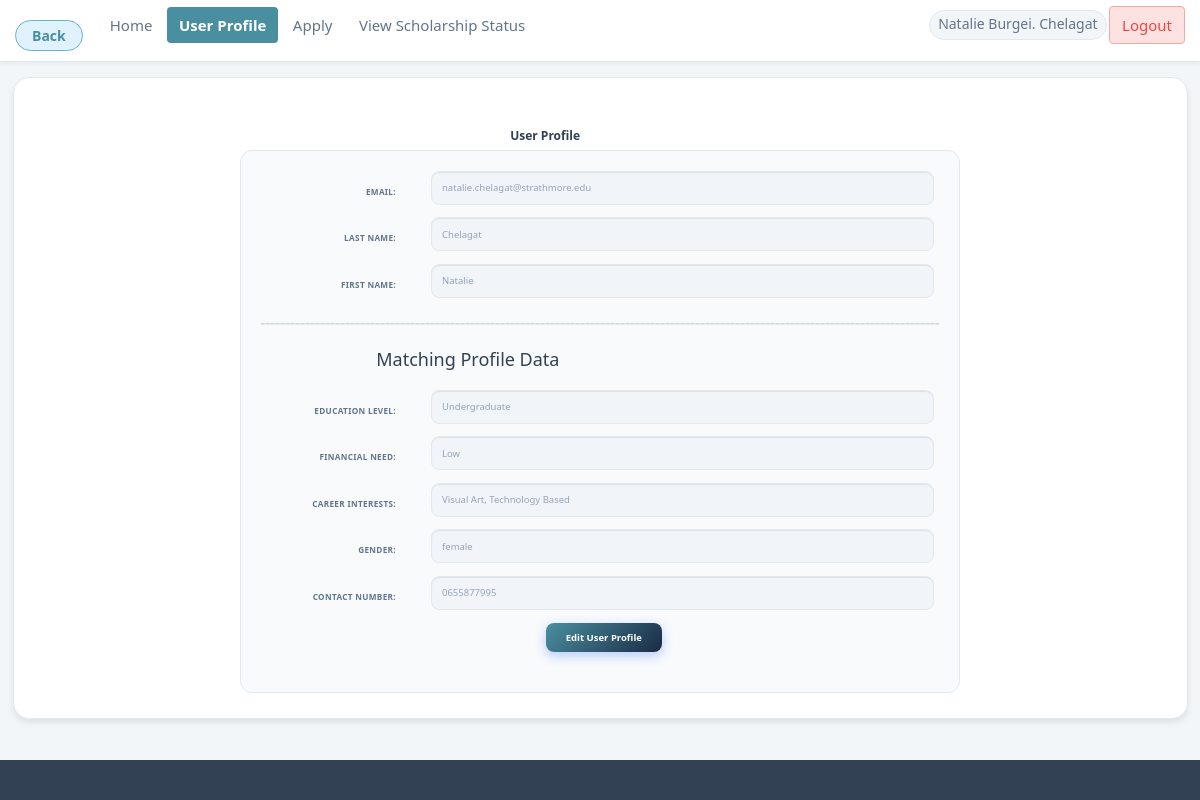
The page /student/tempUserProfile.php (signed in) on the database its author committed.
### tables this page shows
CREATE TABLE `student` (
  `studentID` int(11) NOT NULL AUTO_INCREMENT,
  `upMail` varchar(255) NOT NULL,
  `password` text NOT NULL,
  `firstName` varchar(255) DEFAULT '',
  `middleName` varchar(255) DEFAULT '',
  `lastName` varchar(255) DEFAULT '',
  `nationality` varchar(255) DEFAULT NULL,
  `gender` varchar(255) DEFAULT NULL,
  `birthDate` date DEFAULT NULL,
  `birthPlace` varchar(255) DEFAULT NULL,
  `presStreetAddr` varchar(255) DEFAULT NULL,
  `presProvCity` varchar(255) DEFAULT NULL,
  `presRegion` varchar(255) DEFAULT NULL,
  `permStreetAddr` varchar(255) DEFAULT NULL,
  `permProvCity` varchar(255) DEFAULT NULL,
  `permRegion` varchar(255) DEFAULT NULL,
  `contactNo` varchar(20) DEFAULT NULL,
  `dept` varchar(255) DEFAULT '',
  `college` varchar(255) DEFAULT '',
  `status` varchar(20) NOT NULL DEFAULT 'active',
  `current_level` varchar(255) DEFAULT NULL COMMENT 'Maps to scholarship degree requirements',
  `financial_need` enum('Low','Medium','High','Critical') DEFAULT NULL COMMENT 'Standardized urgency scale',
  `career_interests` varchar(1024) DEFAULT NULL COMMENT 'Comma-separated keywords for matching',
  PRIMARY KEY (`studentID`)
);

### student/tempUserProfile.php (the view, shortened to what this page needs)
<?php
  $conn = getDbConnection();
  $upMail=$firstName=$lastName=$middleName=$nationality=$gender=$birthPlace=$presStreetAddr=$presProvCity=$presRegion=$permProvCity=$permStreetAddr=$permRegion=$contactNo=$phone=$dept=$college=$birthDate=$status= NULL;
  $current_level = $financial_need = $career_interests = NULL;
  $sql = "SELECT * FROM student WHERE studentID = '".$_SESSION['currentUserID']."'";
  $result = $conn->query($sql);
  while($row = $result->fetch_assoc()) {
    $upMail = $row["upMail"];
    $firstName = $row["firstName"];
    $lastName = $row["lastName"];
    $gender = $row["gender"];
    $contactNo = $row["contactNo"];
    $current_level = $row["current_level"] ?? '';
    $financial_need = $row["financial_need"] ?? '';
    $career_interests = $row["career_interests"] ?? '';
  }
  $isProfileComplete = !empty($current_level) && !empty($financial_need) && !empty($career_interests);
  $isOnboardingMode = (isset($_GET['onboarding']) && $_GET['onboarding'] == '1') || !$isProfileComplete;
?>
<!DOCTYPE HTML>
<html>
  <head>
      <link href="../css/bootstrap.min.css" rel="stylesheet">
      <link href="../css/user.css" rel="stylesheet">
      <link href="../css/pages/student.css" rel="stylesheet">
      <link href="../css/pages/student-dashboard.css" rel="stylesheet">
  </head>
  <body class="app-shell">
    <div class="app-page">
        <?php if(!$isOnboardingMode){
          require '../includes/nav-student.php';
        } ?>
        <article id="main">
            <section class="content-card container">
                <div class="content">
                  <section>
                    <header><h1><b style="font-size: 1.2rem; margin: 10% 0% 0% 42%;">User Profile</b></h1></header>
                    <div id="display">
                        <form method="post" action="../backend/userdata.php" class="form-horizontal" role="form">
                            <?php if(!empty($upMail)){ ?>
                              <div class="form-group">
                                <label class="control-label col-sm-2" for="upMail">Email:</label>
                                <div class="col-sm-10"><input type="email" class="form-control" value="<?php echo $upMail;?>" disabled></div>
                              </div>
                            <?php } ?>
                            <?php if(!empty($lastName)){ ?>
                              <div class="form-group">
                                <label class="control-label col-sm-2" for="lastName">Last Name:</label>
                                <div class="col-sm-10"><input type="text" class="form-control" value="<?php echo $lastName;?>" disabled></div>
                              </div>
                            <?php } ?>
                            <?php if(!empty($firstName)){ ?>
                            <div class="form-group">
                              <label class="control-label col-sm-2" for="firstName">First Name:</label>
                              <div class="col-sm-10"><input type="text" class="form-control" value="<?php echo $firstName?>" disabled></div>
                            </div>
                            <?php } ?>
                            <hr style="border-top: 1px dashed #cbd5e1; margin: 25px 0;">
                            <h4 style="margin-left: 17%; color: var(--brand-primary); margin-bottom: 20px;">Matching Profile Data</h4>
                            <?php if(!empty($current_level)){ ?>
                            <div class="form-group">
                              <label class="control-label col-sm-2">Education Level:</label>
                              <div class="col-sm-10"><input type="text" class="form-control" value="<?php echo ucfirst($current_level)?>" disabled></div>
                            </div>
                            <?php } ?>
                            <?php if(!empty($financial_need)){ ?>
                            <div class="form-group">
                              <label class="control-label col-sm-2">Financial Need:</label>
                              <div class="col-sm-10"><input type="text" class="form-control" value="<?php echo $financial_need?>" disabled></div>
                            </div>
                            <?php } ?>
                            <?php if(!empty($career_interests)){ ?>
                            <div class="form-group">
                              <label class="control-label col-sm-2">Career Interests:</label>
                              <div class="col-sm-10"><input type="text" class="form-control" value="<?php echo $career_interests?>" disabled></div>
                            </div>
                            <?php } ?>
                            <?php if(!empty($gender)){ ?>
                            <div class="form-group">
                              <label class="control-label col-sm-2" for="gender">Gender:</label>
                              <div class="col-sm-10"><input type="text" class="form-control" value="<?php echo $gender?>" disabled></div>
                            </div>
                            <?php } ?>
                            <?php if(!empty($contactNo) && $contactNo != '0'){ ?>
                            <div class="form-group">
                              <label class="control-label col-sm-2" for="contactNo">Contact Number:</label>
                              <div class="col-sm-10"><input type="text" class="form-control" value="<?php echo $contactNo?>" disabled></div>
                            </div>
                            <?php } ?>
                        </form>
                        <button id="showDivButton" style="margin:2% 0% 3% 42%;" type="button" class="btn btn-primary">Edit User Profile</button>
                    </div>
                  </section>
                </div>
            </section>
        </article>
        <footer id="footer"><ul class="copyright"></ul></footer>
    </div>
  </body>
</html>

### css/user.css (style rules this page uses)
:root { --stu-bg-0: #f2fbf7; --stu-bg-1: #e1f6ec; --stu-ink: #17342b; --stu-ink-soft: #4f6e63; --stu-accent: #0d9488; --stu-accent-2: #22c55e; --stu-surface: #ffffff; --stu-border: #cfe8dd; }
#footer { color: #4f6e63; }

### css/pages/student-dashboard.css (style rules this page uses)
:root { --brand: #4a8fa0; --brand-dark: #1a2b45; --brand-light: #e0f2fe; --brand-muted: #6fb2c2; --success: #10b981; --success-bg: #d1fae5; --warning: #f59e0b; --warning-bg: #fef3c7; --danger: #ef4444; --danger-bg: #fee2e2; --info: #4a8fa0; --info-bg: #e0f2fe; --bg-page: #f3f6f8; --bg-card: #ffffff; --border: #e2e8f0; --border-focus: var(--brand); --text-main: #334155; --text-muted: #64748b; --text-inverse: #ffffff; --shadow-xs: 0 2px 4px rgba(0,0,0,0.05); --shadow-sm: 0 4px 6px rgba(0,0,0,0.08); --shadow-md: 0 10px 15px -3px rgba(0, 0, 0, 0.1); --shadow-brand: 0 8px 24px rgba(74, 143, 160, 0.18); --shadow-card-hover: 0 8px 28px rgba(74, 143, 160, 0.14); --radius-sm: 4px; --radius-md: 8px; --radius-lg: 12px; --radius-xl: 16px; --radius-full: 9999px; --ease: ease; --t-fast: 150ms; --t-base: 220ms; --t-slow: 400ms; --nav-h: 62px; }
*, *::before, *::after { box-sizing: border-box; margin: 0; padding: 0; }
html { scroll-behavior: smooth; }
body { font-family: system-ui, -apple-system, 'Segoe UI', Roboto, sans-serif; background: var(--bg-page); color: var(--text-main); font-size: 16px; line-height: 1.6; -webkit-font-smoothing: antialiased; overflow-x: hidden; }
body.app-shell { background: var(--bg-page); }
.app-page { display: flex; flex-direction: column; min-height: 100vh; }
.content-card.container, section.content-card.container { background: var(--bg-card); border-radius: var(--radius-xl); box-shadow: var(--shadow-sm); border: 1px solid var(--border); padding: 2.5rem; width: calc(100% - 2.5rem); max-width: none; margin: 1.5rem 1.25rem 2.5rem; animation: slideUpFade var(--t-slow) var(--ease) .15s both; }
input[type="submit"], .btn-primary, button.btn-primary, button[type="submit"] { display: inline-flex; align-items: center; justify-content: center; background: linear-gradient(135deg, var(--brand) 0%, var(--brand-dark) 100%); color: #fff; border: none; padding: .75rem 2rem; font-size: .95rem; font-weight: 700; border-radius: var(--radius-md); cursor: pointer; box-shadow: 0 4px 12px rgba(37,99,235,.3); transition: transform var(--t-base) var(--ease), box-shadow var(--t-base) var(--ease); position: relative; overflow: hidden; }
#display, #editDiv { max-width: 720px; margin: 0 auto; }
#display { background: #f8fafc; border: 1px solid var(--border); border-radius: var(--radius-lg); padding: 2rem; }
.form-group { margin-bottom: 1.25rem; display: flex; flex-wrap: wrap; align-items: center; gap: .5rem; }
.control-label { font-size: .82rem; font-weight: 700; color: var(--text-muted); text-transform: uppercase; letter-spacing: .04em; min-width: 160px; }
.form-control, input[type="text"], input[type="name"], input[type="email"], input[type="date"], select, textarea { width: 100%; padding: .72rem 1rem; border: 1.5px solid var(--border); border-radius: var(--radius-md); background: #f8fafc; color: var(--text-main); font-size: .95rem; transition: border-color var(--t-base) var(--ease), box-shadow var(--t-base) var(--ease), background var(--t-base) var(--ease); }
.form-control:disabled, input:disabled { background: #f1f5f9; color: #94a3b8; border-color: #e2e8f0; cursor: not-allowed; }
.col-sm-10 { flex: 1; min-width: 0; }
#showDivButton { display: block; margin: 1.5rem auto 0; }
.content-card section h1 { font-size: 1.3rem; font-weight: 700; color: var(--text-main); margin-bottom: .75rem; padding-top: .5rem; }
.content-card hr { border: none; height: 1px; background: var(--border); margin: 1.5rem 0; }
#footer { background: var(--text-main); color: #94a3b8; padding: 1.5rem 2rem; text-align: center; font-size: .9rem; margin-top: auto; }
.stagger-item { opacity: 0; transform: translateY(14px); animation: slideUpFade .5s var(--ease) forwards; }

### rows shown on the page
student: upMail "natalie.chelagat@strathmore.edu", lastName "Chelagat", firstName "Natalie", current_level "Undergraduate", financial_need "Low", career_interests "Visual Art, Technology Based", gender "female", contactNo "0655877995"

### other values the page prints
$_SESSION['currentUserName'] "Natalie Burgei. Chelagat"
